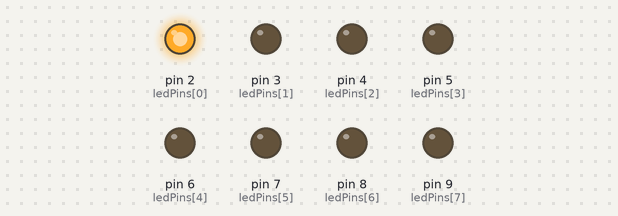
This sketch was run on a simulated Arduino Uno, built with avr-gcc and run on an emulated ATmega328P. Shown: output pins drawn as LEDs (lit = HIGH).

Above: at 0.2 s.
At 1.2 s:
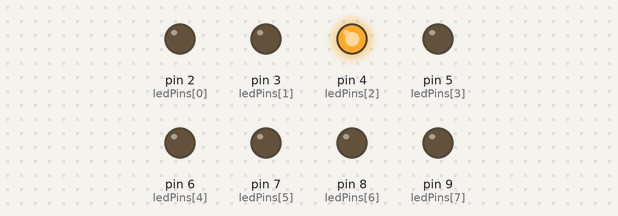
At 2.2 s:
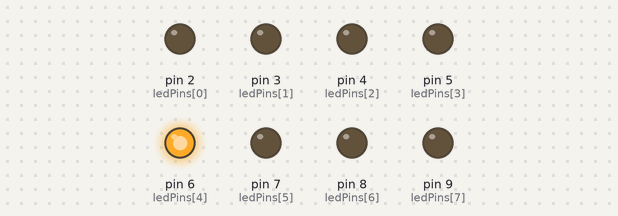
At 4.2 s:
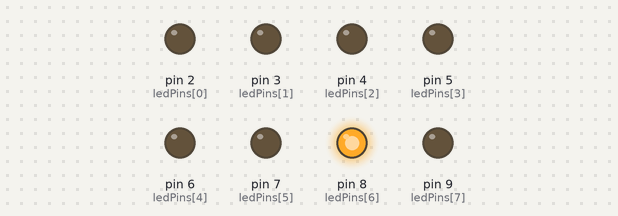
At 6.7 s:
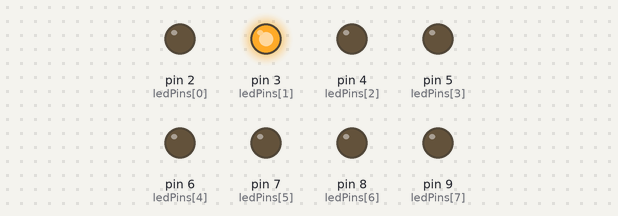
At 8.7 s:
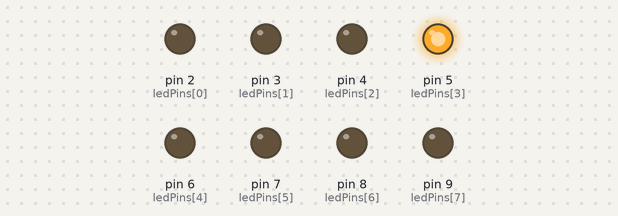
Timing chart, 0 to 9.1 s (numbered marks = the images above):
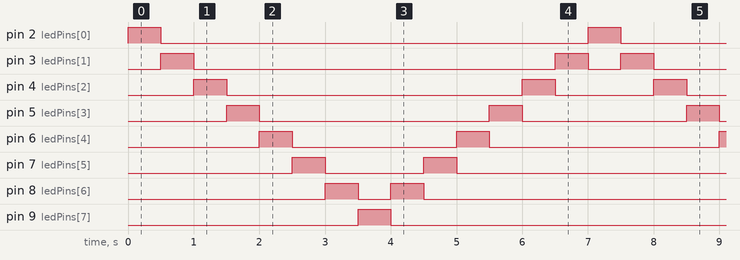

The sketch:

led-sirena.ino
```cpp
const int numLeds = 8;
int ledPins[numLeds] = {2, 3, 4, 5, 6, 7, 8, 9};  // Pines de los LEDs
byte patronActual = 0x01; // Patrón inicial (00000001 en binario)
int tiempoRetardo = 500;
bool direccion = true;
void setup()
{
  for (int i = 0; i < numLeds; i++) {
    pinMode(ledPins[i], OUTPUT);  // Configura los pines como salidas
    digitalWrite(ledPins[i], LOW);
  }
}
void updateLeds(byte byteVal) {
  for (int i = 0; i < numLeds; i++) {
    // Verificar si el bit correspondiente está encendido
    bool estadoLed = (byteVal & (0x01 << i)) ? HIGH : LOW;
    digitalWrite(ledPins[i], estadoLed);
  }
}
void loop()
{
  	updateLeds(patronActual);  // Actualiza los LEDs
	delay(tiempoRetardo);

    // Actualizar el patrón para la siguiente iteración
    if (direccion) {
      // Mover el bit hacia la izquierda
      patronActual = patronActual << 1;

      // Si llegamos al último LED, cambiar dirección
      if (patronActual == 0x80) { // 10000000 en binario
        direccion = false;
      }
    } else {
      // Mover el bit hacia la derecha
      patronActual = patronActual >> 1;

      // Si llegamos al primer LED, cambiar dirección
      if (patronActual == 0x01) { // 00000001 en binario
        direccion = true;
      }
    }
}
```

Measured:
- by itself, pin 2 (ledPins[0]), pin 9 (ledPins[7]): alternates HIGH for 0.50 s and LOW for 6.5 s
- by itself, pin 3 (ledPins[1]): repeats every 7.0 s: LOW 5.5 s, HIGH 0.50 s, LOW 0.50 s, HIGH 0.50 s
- by itself, pin 4 (ledPins[2]): repeats every 7.0 s: LOW 4.5 s, HIGH 0.50 s, LOW 1.5 s, HIGH 0.50 s
- by itself, pin 5 (ledPins[3]): repeats every 7.0 s: LOW 3.5 s, HIGH 0.50 s, LOW 2.5 s, HIGH 0.50 s
- by itself, pin 6 (ledPins[4]): repeats every 7.0 s: LOW 2.5 s, HIGH 0.50 s, LOW 3.5 s, HIGH 0.50 s
- by itself, pin 7 (ledPins[5]): repeats every 7.0 s: LOW 1.5 s, HIGH 0.50 s, LOW 4.5 s, HIGH 0.50 s
- by itself, pin 8 (ledPins[6]): repeats every 7.0 s: LOW 0.50 s, HIGH 0.50 s, LOW 5.5 s, HIGH 0.50 s
